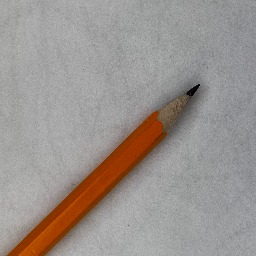
#> input picture files/Lapis/256/good/10.jpg, 256 x 256 px, found by its file name
$ python utils_skimage.py
#> lines starting #> are read from the running program, lines starting #| are printed output that depends on the picture
from skimage import io, color, feature, morphology, exposure, measure, filters
import matplotlib.pyplot as plt
import numpy as np
from skimage.morphology import (erosion, dilation, opening, closing,  # noqa
                                white_tophat)
from skimage.morphology import black_tophat, skeletonize, convex_hull_image  # noqa
from skimage.morphology import disk, diamond, square, ball  # noqa
from skimage.segmentation import chan_vese
from skimage import feature
from skimage import data, img_as_float
from skimage import data
from skimage import transform
from skimage.feature import CENSURE
from skimage.feature import corner_harris, corner_subpix, corner_peaks
from skimage.segmentation import flood, flood_fill
from skimage.segmentation import (morphological_chan_vese,
                                  morphological_geodesic_active_contour,
                                  inverse_gaussian_gradient,
                                  checkerboard_level_set)
from skimage import exposure


def show_images(image, result_image):

    # Display both the original and final images side by side
    plt.figure(figsize=(12, 6))

    # Original image
    plt.subplot(121)
    plt.imshow(image, cmap=plt.cm.gray)
    plt.title('Original Image')
    plt.axis('off')

    # Final image with only darkest pixels retained
    plt.subplot(122)
    plt.imshow(result_image, cmap=plt.cm.gray)
    plt.title('Darkest Pixels Retained, Others Turned White')
    plt.axis('off')

    plt.tight_layout()
    # plt.show()


def erosion_(image):
    footprint = disk(1)  # square etc...
    eroded = erosion(image, footprint)
    return eroded


def dilation_(image):
    footprint = disk(1)  # square etc...
    dilated = dilation(image, footprint)
    return dilated


# [4 lines left out: function opening_, not called in this run]


def closing_(image):
    footprint = disk(1)  # square etc...
    closed = closing(image, footprint)
    return closed


# [66 lines left out: functions black_tophat_, chan_vese_, plot_img_and_hist, equalize, not called in this run]

def corrections(img):

    gamma_corrected = exposure.adjust_gamma(img, 0.4)  # Gamma
    logarithmic_corrected = exposure.adjust_log(img, 1)  # Logarithmic

    return logarithmic_corrected


def canny_(image):
    edges = feature.canny(image, sigma=3)
    return edges


def sobel_edge_detector(image):
    edge_sobel = filters.roberts(image)
    return edge_sobel


# [101 lines left out: functions find_contour, store_evolution_in, morph_acwe, not called in this run]
    # plt.show()


def find_corner(image):
    coords = corner_peaks(corner_harris(image), min_distance=1, threshold_rel=0.01)  # min_distance=5, threshold_rel=0.02
    coords_subpix = corner_subpix(image, coords, window_size=13)  # window_size= 13

    fig, ax = plt.subplots()
    ax.imshow(image, cmap=plt.cm.gray)
    ax.plot(coords[:, 1], coords[:, 0], color='cyan', marker='o',
            linestyle='None', markersize=6)
    ax.plot(coords_subpix[:, 1], coords_subpix[:, 0], '+r', markersize=15)
    ax.axis((0, 310, 200, 0))
    plt.show()

    return coords


# [52 lines left out: functions censure, flood_fill_, not called in this run]

    # plt.show()


def angle_calc(polygon):
    """
       Calculate the smallest angle in a polygon.

       Parameters:
       polygon (list of tuples): List of (x, y) coordinates representing the polygon vertices.

       Returns:
       float: The smallest angle in degrees.
       """
    if len(polygon) < 3:
        return None  # A polygon must have at least 3 vertices

    smallest_angle = float('inf')

    for i in range(len(polygon)):
        # Get three consecutive vertices
        prev_vertex = polygon[i - 1]
        current_vertex = polygon[i]
        next_vertex = polygon[(i + 1) % len(polygon)]  # Wrap around for the last vertex

        # Calculate vectors from the current vertex to the previous and next vertices
        vector1 = np.array(prev_vertex) - np.array(current_vertex)
        vector2 = np.array(next_vertex) - np.array(current_vertex)

        # Calculate the angle between the two vectors using the dot product
        angle_rad = np.arccos(np.dot(vector1, vector2) / (np.linalg.norm(vector1) * np.linalg.norm(vector2)))
        angle_deg = np.degrees(angle_rad)

        # Update the smallest angle if necessary
        if angle_deg < smallest_angle:
            smallest_angle = angle_deg

    return smallest_angle


def calculate_total_polygon_angle(polygon):
    """
    Calculate the total angle in degrees of a polygon.

    Parameters:
    polygon (list of tuples): List of (x, y) coordinates representing the polygon vertices.

    Returns:
    float: The total angle in degrees.
    """
    if len(polygon) < 3:
        return None  # A polygon must have at least 3 vertices

    total_angle = 0.0

    for i in range(len(polygon)):
        # Get three consecutive vertices
        prev_vertex = polygon[i - 1]
        current_vertex = polygon[i]
        next_vertex = polygon[(i + 1) % len(polygon)]  # Wrap around for the last vertex

        # Calculate vectors from the current vertex to the previous and next vertices
        vector1 = np.array(prev_vertex) - np.array(current_vertex)
        vector2 = np.array(next_vertex) - np.array(current_vertex)

        # Calculate the angle between the two vectors using the dot product
        angle_rad = np.arccos(np.dot(vector1, vector2) / (np.linalg.norm(vector1) * np.linalg.norm(vector2)))
        angle_deg = np.degrees(angle_rad)

        # Add the angle to the total
        total_angle += angle_deg

    return total_angle


def create_polygon(pos):
    # Calculate the centroid of the coordinates
    centroid = np.mean(pos, axis=0)

    # Sort the coordinates based on their polar angles relative to the centroid
    sorted_coordinates = sorted(pos,
                                key=lambda coord: np.arctan2(coord[1] - centroid[1], coord[0] - centroid[0]))

    # Extract x and y coordinates from the sorted list
    x_coords, y_coords = zip(*sorted_coordinates)

    # Rotate the polygon 90 degrees to the right
    rotated_x_coords = [centroid[0] - (y - centroid[1]) for x, y in sorted_coordinates]
    rotated_y_coords = [centroid[1] + (x - centroid[0]) for x, y in sorted_coordinates]

    # Create a 256x256 canvas
    fig, ax = plt.subplots(figsize=(5, 5))
    ax.set_xlim(0, 256)
    ax.set_ylim(0, 256)

    # Plot the rotated coordinates as a polygon
    plt.plot(rotated_x_coords + [rotated_x_coords[0]], rotated_y_coords + [rotated_y_coords[0]], 'r')

    # Display the plot
    plt.gca().invert_yaxis()  # Invert the y-axis to match image coordinates
    plt.gca().invert_xaxis()  # Invert the y-axis to match image coordinates
    plt.axis('off')  # Turn off axis labels and ticks
    # plt.show()

    rotated_polygon = [(x, y) for x, y in zip(rotated_x_coords, rotated_y_coords)]
    return rotated_polygon


# [58 lines left out: function create_triangle, not called in this run]
    # plt.show()


def calculate_intersection(edge1, edge2):
    """
    Calculate the intersection point of two infinitely extended line segments.

    Parameters:
    edge1 (tuple): Tuple of two points representing the first edge.
    edge2 (tuple): Tuple of two points representing the second edge.

    Returns:
    tuple or None: The intersection point as a tuple (x, y), or None if the lines are parallel.
    """
    x1, y1 = edge1[0]
    x2, y2 = edge1[1]
    x3, y3 = edge2[0]
    x4, y4 = edge2[1]

    # Calculate determinants
    det = (x1 - x2) * (y3 - y4) - (y1 - y2) * (x3 - x4)

    if det == 0:
        return None  # Lines are parallel, no intersection

    # Calculate intersection point
    px = ((x1 * y2 - y1 * x2) * (x3 - x4) - (x1 - x2) * (x3 * y4 - y3 * x4)) / det
    py = ((x1 * y2 - y1 * x2) * (y3 - y4) - (y1 - y2) * (x3 * y4 - y3 * x4)) / det

    return px, py


def create_new_polygon(polygon):
    """
    Add an intersection point to the two longest edges of a polygon (infinite length) and plot it.

    Parameters:
    polygon (list of tuples): List of (x, y) coordinates representing the polygon vertices.

    Returns:
    list of tuples: A new polygon with the intersection point.
    """

    if len(polygon) < 3:
        return None  # A polygon must have at least 3 vertices

    # Calculate edge lengths and store them with their corresponding vertices
    edges = []
    for i in range(len(polygon)):
        x1, y1 = polygon[i]
        x2, y2 = polygon[(i + 1) % len(polygon)]  # Wrap around for the last vertex
        edge_length = np.sqrt((x2 - x1) ** 2 + (y2 - y1) ** 2)
        edges.append(((x1, y1), (x2, y2), edge_length))

    # Sort the edges by length in descending order
    edges.sort(key=lambda edge: -edge[2])

    # Extract the two longest edges
    longest_edge1 = edges[0]
    longest_edge2 = edges[1]

    # Calculate the intersection point (infinite length)
    intersection = calculate_intersection(longest_edge1, longest_edge2)

    if intersection is None:
        return None  # Lines are parallel, no intersection point

    # Find the index of the first longest edge in the original polygon
    index_longest_edge1 = polygon.index(longest_edge1[0])

    # Create a new polygon by adding the intersection point after the first longest edge
    new_polygon = polygon[:index_longest_edge1 + 1] + [intersection] + polygon[index_longest_edge1 + 2:]

    # Plot the new polygon
    x_coords, y_coords = zip(*new_polygon)

    # Create a 256x256 canvas
    fig, ax = plt.subplots(figsize=(5, 5))
    ax.set_xlim(0, 256)
    ax.set_ylim(0, 256)

    # Plot the new polygon
    plt.plot(x_coords + (x_coords[0],), y_coords + (y_coords[0],), 'b', label='New Polygon')

    # Display the legend
    plt.legend()

    # Display the plot
    plt.gca().invert_yaxis()  # Invert the y-axis to match image coordinates
    plt.axis('off')  # Turn off axis labels and ticks
    # plt.show()

    return new_polygon


def calculate_polygon_area(polygon):
    """
    Calculate the area of a polygon using the shoelace formula.

    Parameters:
    polygon (list of tuples): List of (x, y) coordinates representing the polygon vertices.

    Returns:
    float: The area of the polygon.
    """
    if len(polygon) < 3:
        return 0.0  # A polygon with less than 3 vertices has zero area

    x_coords, y_coords = zip(*polygon)
    x_coords = list(x_coords)
    y_coords = list(y_coords)

    x_coords.append(x_coords[0])
    y_coords.append(y_coords[0])

    area = 0.0
    for i in range(len(polygon)):
        area += x_coords[i] * y_coords[i + 1] - x_coords[i + 1] * y_coords[i]

    area = 0.5 * abs(area)
    return area


def show_and_compare_polygons(poly1, poly2):
    """
    Display two polygons on a 256x256 canvas and print the difference in area between them.

    Parameters:
    poly1 (list of tuples): List of (x, y) coordinates representing the first polygon vertices.
    poly2 (list of tuples): List of (x, y) coordinates representing the second polygon vertices.
    """
    # Create a 256x256 canvas
    fig, ax = plt.subplots(figsize=(5, 5))
    ax.set_xlim(0, 256)
    ax.set_ylim(0, 256)

    # Plot the first polygon
    x_coords1, y_coords1 = zip(*poly1)
    x_coords1 += (x_coords1[0],)
    y_coords1 += (y_coords1[0],)
    plt.plot(x_coords1, y_coords1, 'r', label='Polygon 1')

    # Plot the second polygon
    x_coords2, y_coords2 = zip(*poly2)
    x_coords2 += (x_coords2[0],)
    y_coords2 += (y_coords2[0],)
    plt.plot(x_coords2, y_coords2, 'g', label='Polygon 2')

    # Display the legend
    plt.legend()

    # Calculate and print the difference in area between the two polygons
    area1 = calculate_polygon_area(poly1)
    area2 = calculate_polygon_area(poly2)
    area_difference = abs(area1 - area2)
    print(f"Difference in area: {area_difference:.2f} square units")

    # Display the plot
    plt.gca().invert_yaxis()  # Invert the y-axis to match image coordinates
    plt.gca().invert_xaxis()  # Invert the y-axis to match image coordinates
    plt.axis('off')  # Turn off axis labels and ticks
    # plt.show()

    return area_difference


# [33 lines left out: function return_params, not called in this run]


def main(image_path):
    # Load the image
    image = io.imread(image_path)
#> image is the input picture: shape (256, 256, 3); mean R, G, B 154.9, 147.6, 143.1
    image = color.rgb2gray(image)
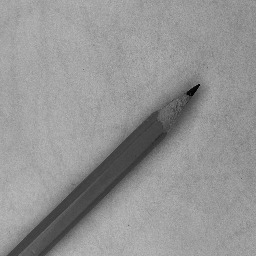
#> image: shape (256, 256) float64; min 0, max 0.753, mean 0.583

    # image = equalize(image)
    logarithmic_corrected = corrections(image)
#> in corrections, `gamma_corrected = exposure.adjust_gamma(img, 0.4)`:
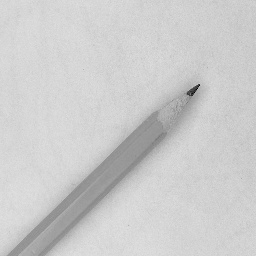
#> gamma_corrected: shape (256, 256) float64; min 0, max 0.893, mean 0.801
#> in corrections, `logarithmic_corrected = exposure.adjust_log(img, 1)`:
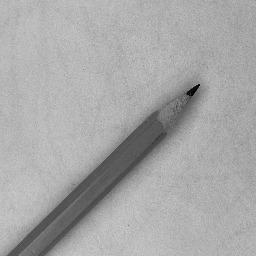
#> logarithmic_corrected: shape (256, 256) float64; min 0, max 0.81, mean 0.659

    result_image = erosion_(logarithmic_corrected)
    result_image = dilation_(result_image)
    # result_image = opening_(result_image)
    result_image = closing_(result_image)

    pos = find_corner(result_image)  # todo: continue
#> in find_corner, `coords = corner_peaks(corner_harris(image), min_distance=1, threshold_..`: coords = [[1, 1], [254, 254], [1, 254], [254, 1], [85, 198], [93, 187], [95, 191], [254, 8], [254, 46], [254, 19]]
#> in find_corner, `coords_subpix = corner_subpix(image, coords, window_size=13)`: coords_subpix = [[-0.483, -0.486], [255.5, 255.5], [-0.448, 255.5], [255.8, -0.372], [83.3, 199.6], [nan, nan], [90.7, 190.2], [255.5, 5.2], [255.4, 44.13], [255.4, 13.26]]
#> in find_corner, `plt.show()`:
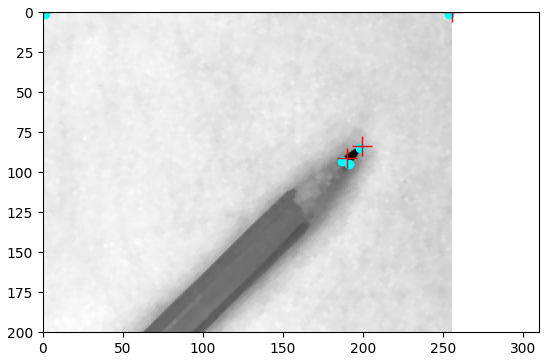
#> figure drawn by matplotlib, 1 panel
#> pos has the same summary as coords in find_corner

    # Filter pairs based on the threshold
    pos = [pair for pair in pos if pair[0] >= 20 and pair[1] >= 20]
#> pos = [[254, 254], [85, 198], [93, 187], [95, 191], [254, 46]]

    # Filter pairs based on the threshold
    pos = [pair for pair in pos if pair[0] <= 230 and pair[1] <= 230]  #  todo : work with polygon
#> pos = [[85, 198], [93, 187], [95, 191]]

    polygon = create_polygon(pos)
#> in create_polygon, `centroid = np.mean(pos, axis=0)`: centroid = [91, 192]
#> in create_polygon, `sorted_coordinates = sorted(pos, key=lambda coord: np.arctan2(coord[1]..`: sorted_coordinates = [[93, 187], [95, 191], [85, 198]]
#> in create_polygon, `x_coords, y_coords = zip(*sorted_coordinates)`: x_coords = (93, 95, 85); y_coords = (187, 191, 198)
#> in create_polygon, `rotated_x_coords = [centroid[0] - (y - centroid[1]) for x, y in sorted..`: rotated_x_coords = [96, 92, 85]
#> in create_polygon, `rotated_y_coords = [centroid[1] + (x - centroid[0]) for x, y in sorted..`: rotated_y_coords = [194, 196, 186]
#> in create_polygon, `rotated_polygon = [(x, y) for x, y in zip(rotated_x_coords, rotated_y_..`: rotated_polygon = [(96, 194), (92, 196), (85, 186)]
#> polygon = [(96, 194), (92, 196), (85, 186)]

    smallest_angle = angle_calc(polygon)
#> the loop in angle_calc, `for i in range(len(polygon)):` made 3 passes
#> (prev_vertex, current_vertex, next_vertex, vector1, vector2, angle_rad, angle_deg, smallest_angle) on passes 1, 3: ((85, 186), (96, 194), (92, 196), [-11, -8], [-4, 2], 1.09, 62.59, 62.59), ((92, 196), (85, 186), (96, 194), [7, 10], [11, 8], 0.331, 18.98, 18.98)
#> after the loop in angle_calc, `for i in range(len(polygon)):`: smallest_angle = 18.98
#> smallest_angle = 18.98
    print(f"The smallest angle in the polygon is {smallest_angle:.2f} degrees.")
#| The smallest angle in the polygon is 18.98 degrees.
    total_angle = calculate_total_polygon_angle(polygon)
#> the loop in calculate_total_polygon_angle, `for i in range(len(polygon)):` made 3 passes
#> (prev_vertex, current_vertex, next_vertex, vector1, vector2, angle_rad, angle_deg, total_angle) on passes 1 to 3: ((85, 186), (96, 194), (92, 196), [-11, -8], [-4, 2], 1.09, 62.59, 62.59), ((96, 194), (92, 196), (85, 186), [4, -2], [-7, -10], 1.72, 98.43, 161), ((92, 196), (85, 186), (96, 194), [7, 10], [11, 8], 0.331, 18.98, 180)
#> after the loop in calculate_total_polygon_angle, `for i in range(len(polygon)):`: total_angle = 180
#> total_angle = 180
    print(f"The total angle in the polygon is {total_angle:.2f} degrees.")
#| The total angle in the polygon is 180.00 degrees.
    # create_triangle(polygon)
    new_polygon = create_new_polygon(polygon)
#> the loop in create_new_polygon, `for i in range(len(polygon)):` made 3 passes
#> (x1, y1, x2, y2, edge_length) on passes 1 to 3: (96, 194, 92, 196, 4.47), (92, 196, 85, 186, 12.21), (85, 186, 96, 194, 13.6)
#> after the loop in create_new_polygon, `for i in range(len(polygon)):`: edges = [((96, 194), (92, 196), 4.47), ((92, 196), (85, 186), 12.21), ((85, 186), (96, 194), 13.6)]
#> in create_new_polygon, `longest_edge1 = edges[0]`: longest_edge1 = ((85, 186), (96, 194), 13.6)
#> in create_new_polygon, `longest_edge2 = edges[1]`: longest_edge2 = ((92, 196), (85, 186), 12.21)
#> in calculate_intersection, `x1, y1 = edge1[0]`: x1 = 85; y1 = 186
#> in calculate_intersection, `x2, y2 = edge1[1]`: x2 = 96; y2 = 194
#> in calculate_intersection, `x3, y3 = edge2[0]`: x3 = 92; y3 = 196
#> in calculate_intersection, `x4, y4 = edge2[1]`: x4 = 85; y4 = 186
#> in calculate_intersection, `det = (x1 - x2) * (y3 - y4) - (y1 - y2) * (x3 - x4)`: det = -54
#> in calculate_intersection, `px = ((x1 * y2 - y1 * x2) * (x3 - x4) - (x1 - x2) * (x3 * y4 - y3 * x4..`: px = 85
#> in calculate_intersection, `py = ((x1 * y2 - y1 * x2) * (y3 - y4) - (y1 - y2) * (x3 * y4 - y3 * x4..`: py = 186
#> in create_new_polygon, `intersection = calculate_intersection(longest_edge1, longest_edge2)`: intersection = (85, 186)
#> in create_new_polygon, `index_longest_edge1 = polygon.index(longest_edge1[0])`: index_longest_edge1 = 2
#> in create_new_polygon, `new_polygon = polygon[:index_longest_edge1 + 1] + [intersection] + pol..`: new_polygon = [(96, 194), (92, 196), (85, 186), (85, 186)]
#> in create_new_polygon, `x_coords, y_coords = zip(*new_polygon)`: x_coords = (96, 92, 85, 85); y_coords = (194, 196, 186, 186)
#> new_polygon = [(96, 194), (92, 196), (85, 186), (85, 186)]
    area_diff = show_and_compare_polygons(polygon, new_polygon)
#> in show_and_compare_polygons, `x_coords1, y_coords1 = zip(*poly1)`: x_coords1 = (96, 92, 85); y_coords1 = (194, 196, 186)
#> in show_and_compare_polygons, `x_coords1 += (x_coords1[0],)`: x_coords1 = (96, 92, 85, 96)
#> in show_and_compare_polygons, `y_coords1 += (y_coords1[0],)`: y_coords1 = (194, 196, 186, 194)
#> in show_and_compare_polygons, `x_coords2, y_coords2 = zip(*poly2)`: x_coords2 = (96, 92, 85, 85); y_coords2 = (194, 196, 186, 186)
#> in show_and_compare_polygons, `x_coords2 += (x_coords2[0],)`: x_coords2 = (96, 92, 85, 85, 96)
#> in show_and_compare_polygons, `y_coords2 += (y_coords2[0],)`: y_coords2 = (194, 196, 186, 186, 194)
#> in calculate_polygon_area, `x_coords, y_coords = zip(*polygon)`: x_coords = (96, 92, 85); y_coords = (194, 196, 186)
#> in calculate_polygon_area, `x_coords = list(x_coords)`: x_coords = [96, 92, 85]
#> in calculate_polygon_area, `y_coords = list(y_coords)`: y_coords = [194, 196, 186]
#> the loop in calculate_polygon_area, `for i in range(len(polygon)):` made 3 passes
#> area on passes 1 to 3: 968, 1420, 54
#> after the loop in calculate_polygon_area, `for i in range(len(polygon)):`: area = 54
#> in calculate_polygon_area, `area = 0.5 * abs(area)`: area = 27
#> the loop in calculate_polygon_area (call 2), `for i in range(len(polygon)):` made 4 passes
#> in show_and_compare_polygons, `area_difference = abs(area1 - area2)`: area_difference = 0
#| Difference in area: 0.00 square units
#> area_diff = 0

    show_images(image, result_image)

    return smallest_angle, total_angle, area_diff


if __name__ == "__main__":
   image_path = r"C:\Users\IlyaY\Desktop\לימודים\תשפג\ק\עיבוד תמונה\Lapis\256\good\10.jpg"

   a, b, c = main(image_path)
#> a = 18.98; b = 180; c = 0
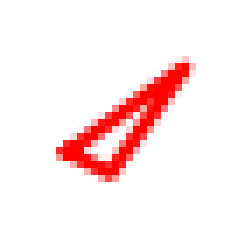
#> figure drawn by matplotlib, 1 panel
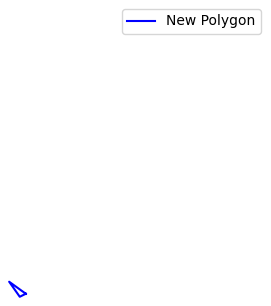
#> figure drawn by matplotlib, 1 panel
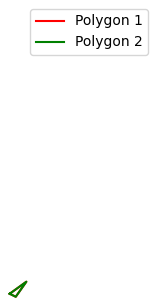
#> figure drawn by matplotlib, 1 panel
